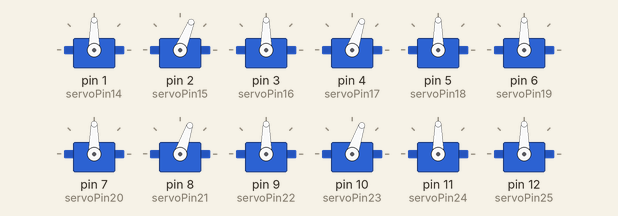
Simulated run of this sketch. Board: Arduino Uno, built with avr-gcc and run on an emulated ATmega328P. Shown: 12 × servo.

Above: at 0.15 s.
At 0.7 s:
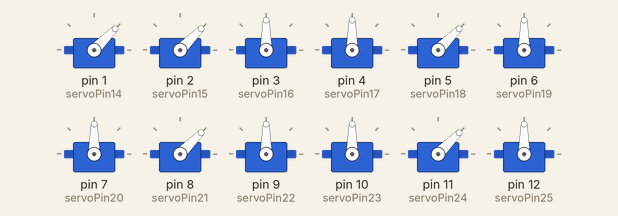
Timing chart, 0 to 2.2 s (numbered marks = the images above):
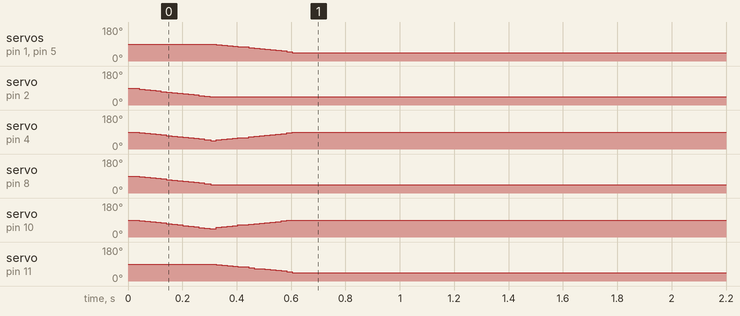

The sketch:

code.ino
```cpp
#include <VarSpeedServo.h>


VarSpeedServo myservo1;

VarSpeedServo myservo2;

VarSpeedServo myservo3;

VarSpeedServo myservo4;

VarSpeedServo myservo5;

VarSpeedServo myservo6;

VarSpeedServo myservo7;

VarSpeedServo myservo8;

VarSpeedServo myservo9;

VarSpeedServo myservo10;

VarSpeedServo myservo11;

VarSpeedServo myservo12;

VarSpeedServo myservo13;

VarSpeedServo myservo14;

VarSpeedServo myservo15;

VarSpeedServo myservo16;

VarSpeedServo myservo17;

VarSpeedServo myservo18;


int i =  100;

int a = 50;


const int servoPin14 = 1; // the digital pin used for the first servo

const int servoPin15 = 2; // the digital pin used for the first servo

const int servoPin16 = 3; // the digital pin used for the first servo

const int servoPin17 = 4; // the digital pin used for the first servo

const int servoPin18 = 5; // the digital pin used for the first servo

const int servoPin19 = 6; // the digital pin used for the first servo

const int servoPin20 = 7; // the digital pin used for the first servo

const int servoPin21 = 8; // the digital pin used for the first servo

const int servoPin22 = 9; // the digital pin used for the first servo

const int servoPin23 = 10; // the digital pin used for the first servo

const int servoPin24 = 11; // the digital pin used for the first servo

const int servoPin25 = 12; // the digital pin used for the first servo

const int servoPin26 = 13; // the digital pin used for the first servo

const int servoPin27 = 14; // the digital pin used for the first servo

const int servoPin28 = 15; // the digital pin used for the first servo

const int servoPin29 = 16; // the digital pin used for the first servo

const int servoPin30 = 17; // the digital pin used for the first servo

const int servoPin31 = 18; // the digital pin used for the first servo

void setup() {

  myservo1.attach(servoPin14);  // attaches the servo on pin 9 to the servo object

  myservo2.attach(servoPin15);  // attaches the servo on pin 9 to the servo object

  myservo3.attach(servoPin16);  // attaches the servo on pin 9 to the servo object

  myservo4.attach(servoPin17);  // attaches the servo on pin 9 to the servo object

  myservo5.attach(servoPin18);  // attaches the servo on pin 9 to the servo object

  myservo6.attach(servoPin19);  // attaches the servo on pin 9 to the servo object

  myservo7.attach(servoPin20);  // attaches the servo on pin 9 to the servo object

  myservo8.attach(servoPin21);  // attaches the servo on pin 9 to the servo object

  myservo9.attach(servoPin22);  // attaches the servo on pin 9 to the servo object

  myservo10.attach(servoPin23);  // attaches the servo on pin 9 to the servo object

  myservo11.attach(servoPin24);  // attaches the servo on pin 9 to the servo object

  myservo12.attach(servoPin25);  // attaches the servo on pin 9 to the servo object

  myservo13.attach(servoPin26);  // attaches the servo on pin 9 to the servo object

  myservo14.attach(servoPin27);  // attaches the servo on pin 9 to the servo object

  myservo15.attach(servoPin28);  // attaches the servo on pin 9 to the servo object

  myservo16.attach(servoPin29);  // attaches the servo on pin 9 to the servo object

  myservo17.attach(servoPin30);  // attaches the servo on pin 9 to the servo object

  myservo18.attach(servoPin31);  // attaches the servo on pin 9 to the servo object

}

void loop() {
  // put your main code here, to run repeatedly:
  walkforward();
}

void walkforward() {
  /*-----------STEP-1-----------*/
  //Patte AG
  myservo2.write(90,i, false);
  myservo1.write(90,i, false);
  myservo2.write(45,i, false);
  myservo10.write(45,i, false);
  //Patte MD
  myservo14.write(90,i, false);
  myservo13.write(90,i, false);
  myservo14.write(45,i, false);
  myservo4.write(45,i, false);
  //Patte DG
  myservo8.write(90,i, false);
  myservo7.write(90,i, false);
  myservo8.write(45,i, false);
  myservo16.write(45,i, true);
  /*-----------STEP-2-----------*/
  //Patte AD
  myservo11.write(90,i, false);
  myservo10.write(90,i, false);
  myservo11.write(45,i, false);
  myservo1.write(45,i, false);
  //Patte MG
  myservo5.write(90,i, false);
  myservo4.write(90,i, false);
  myservo5.write(45,i, false);
  myservo13.write(45,i, false);
  //Patte DD
  myservo17.write(90,i, false);
  myservo16.write(90,i, false);
  myservo17.write(45,i, false);
  myservo16.write(45,i, true);
  delay(1000);
}
```

Measured:
- by itself, servo on pin 1 (servoPin14), servo on pin 5 (servoPin18), servo on pin 11 (servoPin24): moves from 90° to 45° over 0.28 s
- by itself, servo on pin 2 (servoPin15), servo on pin 8 (servoPin21): moves from 90° to 45° over 0.26 s
